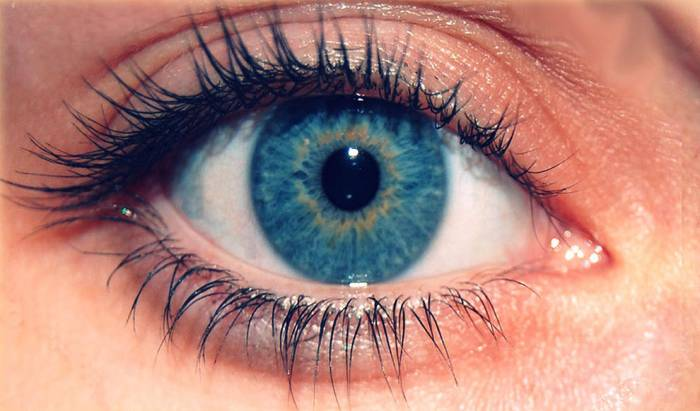
//> input picture OpencvLibro/Plantilla/leerImagen/ojo.jpg, 700 x 411 px
$ ./bordes_esquinas   (built with g++ and OpenCV 4)
//> lines starting //> are read from the running program, lines starting //| are printed output that depends on the picture; after the words box and inside, x2 and y2 are one past the last pixel; in counts of white or black regions, pixels touching at a corner belong together

/*Ejemplo de deteccion de bordes y esquinas*/

#include <cstdlib>
#include <cstdio>
#include <iostream>
#include <opencv2\opencv.hpp>

using namespace std;
using namespace cv;
int main(){
	//Se carga una imagen desde carpeta de imagenes
	Mat imagen = imread("C:/Users/Funkadmin/Documents/ojo.jpg"); //Probando imagen 2 rostro
//> imagen is the input picture: 411 rows x 700 cols, CV_8UC3; mean B, G, R 123.3, 130.7, 175.6
	cvtColor(imagen, imagen, CV_BGR2GRAY);
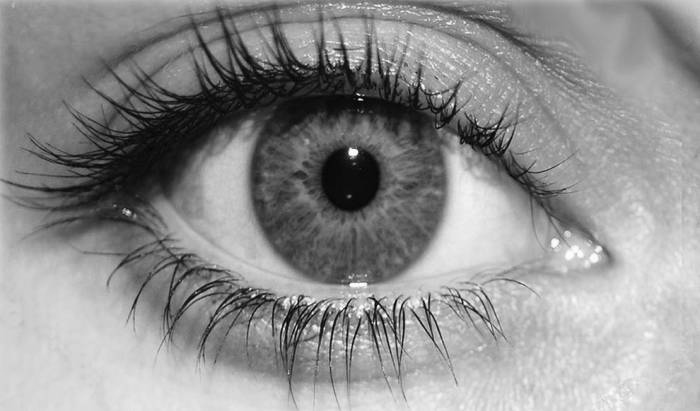
//> imagen: 411 rows x 700 cols, CV_8UC1; min 2, max 255, mean 143.3
	Mat result;
	imshow("d", imagen);

	//Se detectan los bordes
	morphologyEx(imagen, result, MORPH_GRADIENT, Mat());
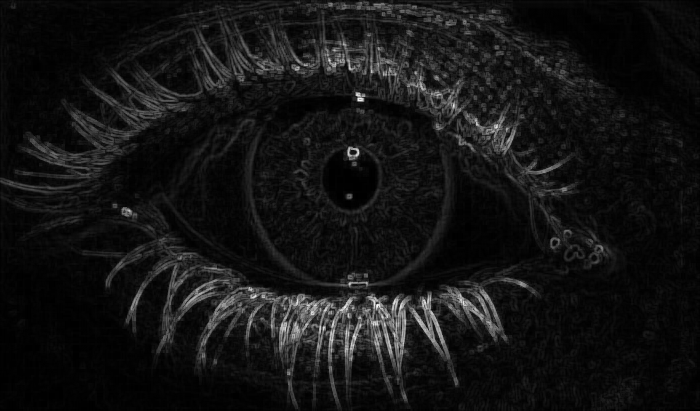
//> result: 411 rows x 700 cols, CV_8UC1; min 0, max 248, mean 20.1
	imshow("asdf", result);

	threshold(result, result, 40, 255, THRESH_BINARY);
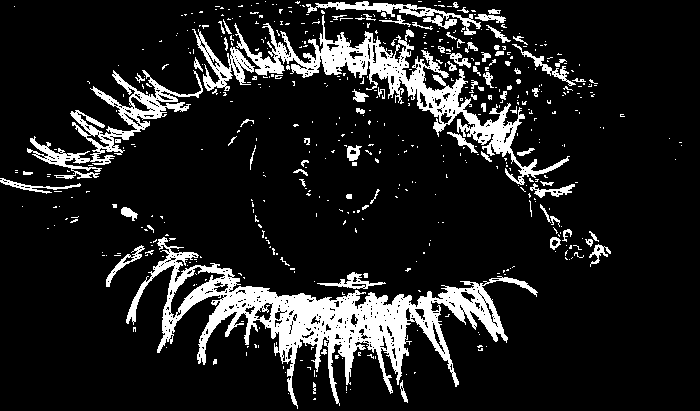
//> result: 411 rows x 700 cols, CV_8UC1; 12.9% white; 524 white regions (437 under 20 px), largest, box (x1, y1, x2, y2) and area: (126, 237, 538, 409) 15576, (234, 15, 570, 185) 8241, (27, 70, 203, 179) 3640
	imshow("asdfd", result);
	waitKey(0);
	return(0);


}
